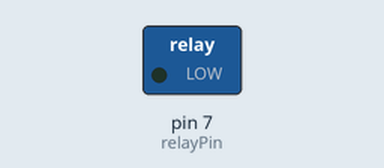
The sketch below on a simulated Arduino Uno, built with avr-gcc and run on an emulated ATmega328P. Shown: switched loads named in the sketch (green lamp = pin HIGH). What the sketch prints to the serial monitor is not drawn.

Above: at 4.0 s.
At 9.5 s:
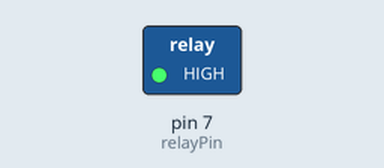
Timing chart, 0 to 14.3 s (numbered marks = the images above):
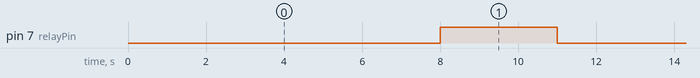

The sketch:

relay.ino
```cpp
const int relayPin = 7;  // Chân điều khiển relay

void setup() {
  pinMode(relayPin, OUTPUT);
  Serial.begin(9600);
  Serial.println("Bắt đầu test relay và motor...");
}

void loop() {
  Serial.println("Bật motor");
  digitalWrite(relayPin, LOW);  // LOW để bật relay (tùy module)
  delay(8000);  // Motor chạy 3 giây

  Serial.println("Tắt motor");
  digitalWrite(relayPin, HIGH); // Tắt relay+
  delay(3000);  // Dừng 3 giây
}
```

Measured:
- by itself, pin 7 (relayPin): alternates HIGH for 3.0 s and LOW for 8.0 s
